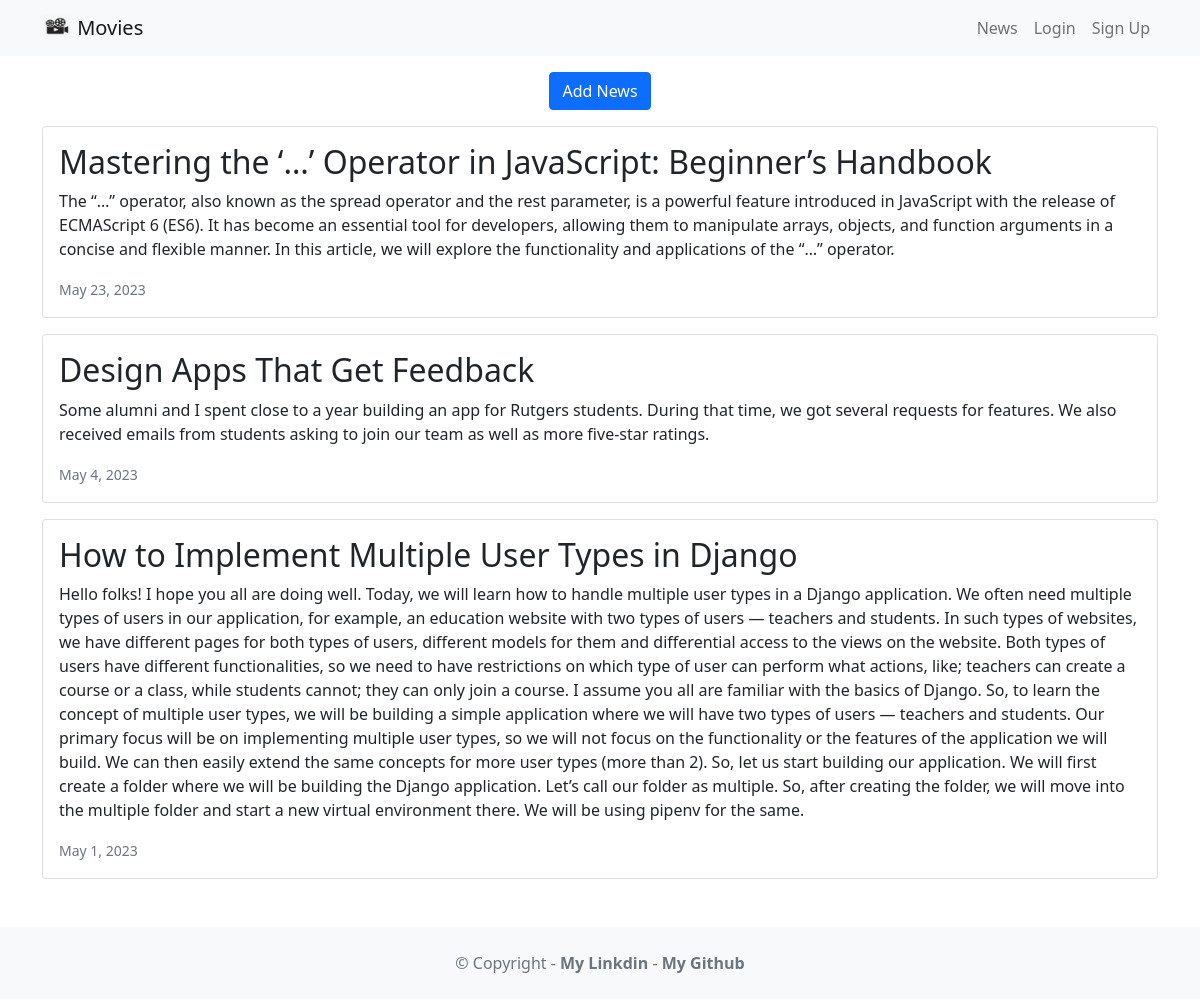
The page /news/ on the database as committed earlier.
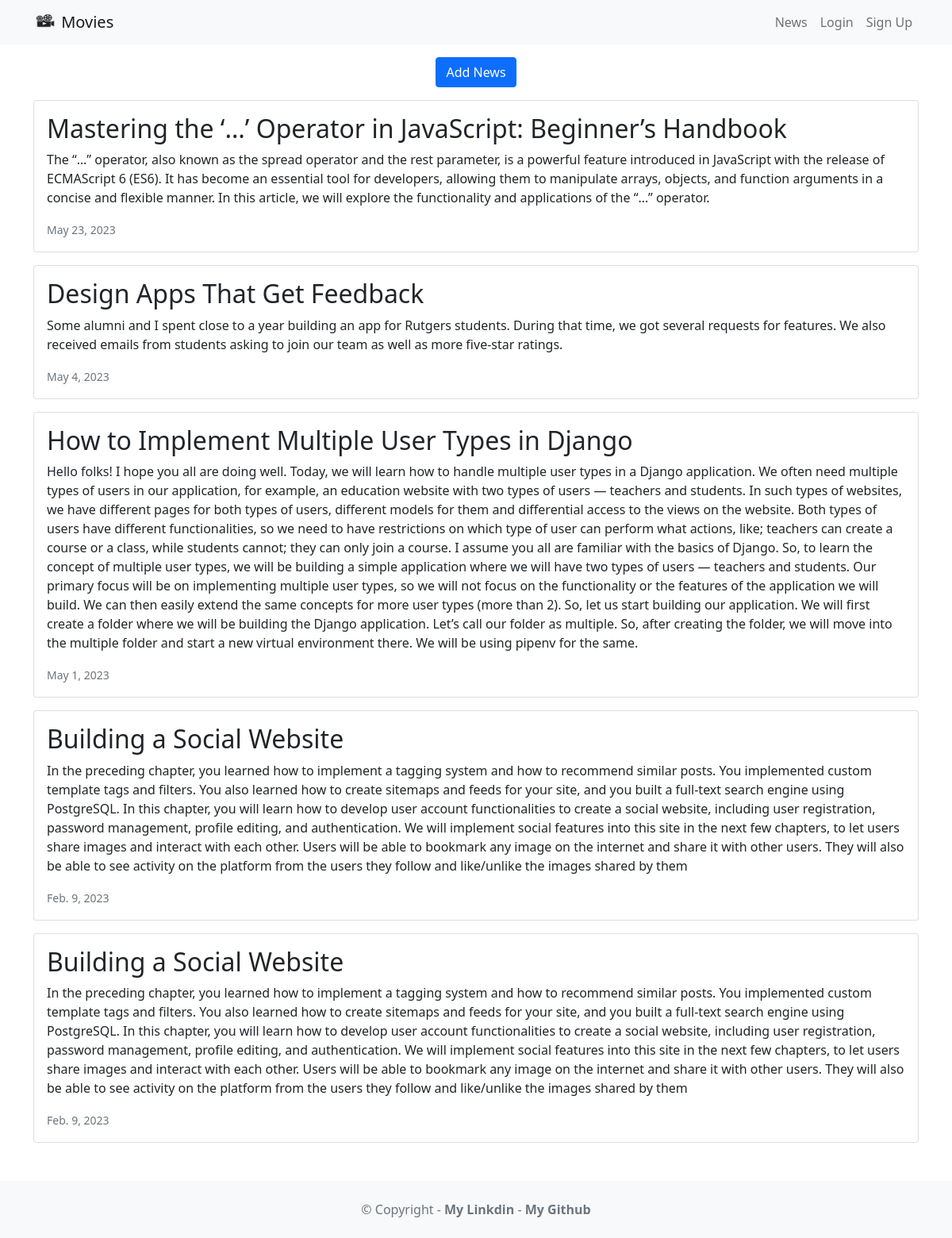
The same page on the database as committed later.
### news/models.py (models this page shows, shortened)
class News(models.Model):
    headline = models.CharField(max_length=200)
    body = models.TextField()
    date = models.DateField()

### news/views.py (the view)
# urls.py: path('news/', include('news.urls')),
def news(request):
    newss = News.objects.all().order_by('-date')
    return render(request, 'news.html', {'newss':newss})

### news/templates/news.html
{% extends 'base.html' %}
{% block content %}
    <div class="container text-center">
        <a href="{% url 'addNews' %}" class="btn btn-primary mb-3">Add News</a>
    </div>
    {% for news in newss %}
        <div class="card mb-3">
            <div class="row g-0">
                <div>
                    <div class="card-body">
                        <h2 class="card-title">{{ news.headline }}</h2>
                        <p class="card-text">{{ news.body }}</p>
                        <p class="card-text">
                            <small class="text-muted">
                                {{ news.date }}
                            </small>
                        </p>
                    </div>
                </div>
            </div>
        </div>
    {% endfor %}
{% endblock content %}

Rows that differ between the two databases and show on the page:
added News: headline "Building a Social Website", body "In the preceding chapter, you learned how to implement a tagging system and how to recommend similar posts. You implemented custom template tags and filters. You also learned how to create sitemaps and feeds for your site, and you built a full-text search engine using PostgreSQL. In this chapter, you will learn how to develop user account functionalities to create a social website, including user registration, password management, profile editing, and authentication. We will implement social features into this site in the next few chapters, to let users share images and interact with each other. Users will be able to bookmark any image on the internet and share it with other users. They…", date "Feb. 9, 2023"
added News: headline "Building a Social Website", body "In the preceding chapter, you learned how to implement a tagging system and how to recommend similar posts. You implemented custom template tags and filters. You also learned how to create sitemaps and feeds for your site, and you built a full-text search engine using PostgreSQL. In this chapter, you will learn how to develop user account functionalities to create a social website, including user registration, password management, profile editing, and authentication. We will implement social features into this site in the next few chapters, to let users share images and interact with each other. Users will be able to bookmark any image on the internet and share it with other users. They…", date "Feb. 9, 2023"
